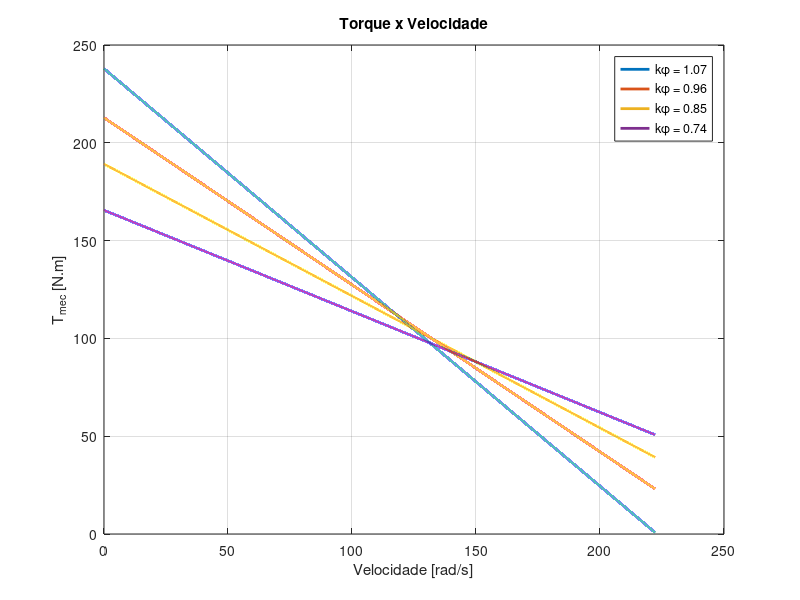

Write the MATLAB code that produced this figure.
clc
clear;

% Características do motor
Ra = 1.086; % Resistencia de armadura
Ia = 1.672;
Laf = 0.6458;
If = 1.667;
B = 0.0034;
Va = 240; % Tensão de terminal
Tem = 1.8;

kphi = Laf * If; % K phi nominal
w0 = (Va*kphi)/(Ra * B + kphi*kphi) % Velocidade a vazio = 222.24

Pmech = linspace(0,w0,100000); % Potência mecânica
Te = kphi*((Va-kphi*Pmech))/Ra;
plot(Pmech,Te,'LineWidth',2)

title('Torque x Velocidade')
ylabel('T_{mec} [N.m]')
xlabel('Velocidade [rad/s]')
grid on
hold on

kphi = 1.07*0.9; % K phi 90%
Te = kphi*((Va-Pmech*kphi))/Ra;
plot(Pmech,Te,'LineWidth',2)
hold on

kphi = 1.07*0.8; % K phi 80%
Te = kphi*((Va-Pmech*kphi))/Ra;
plot(Pmech,Te,'LineWidth',2)
hold on

kphi = 1.07*0.7; % K phi 70%
Te = kphi*((Va-Pmech*kphi))/Ra;
plot(Pmech,Te,'LineWidth',2)
legend('k\phi = 1.07','k\phi = 0.96','k\phi = 0.85','k\phi = 0.74')
hold off